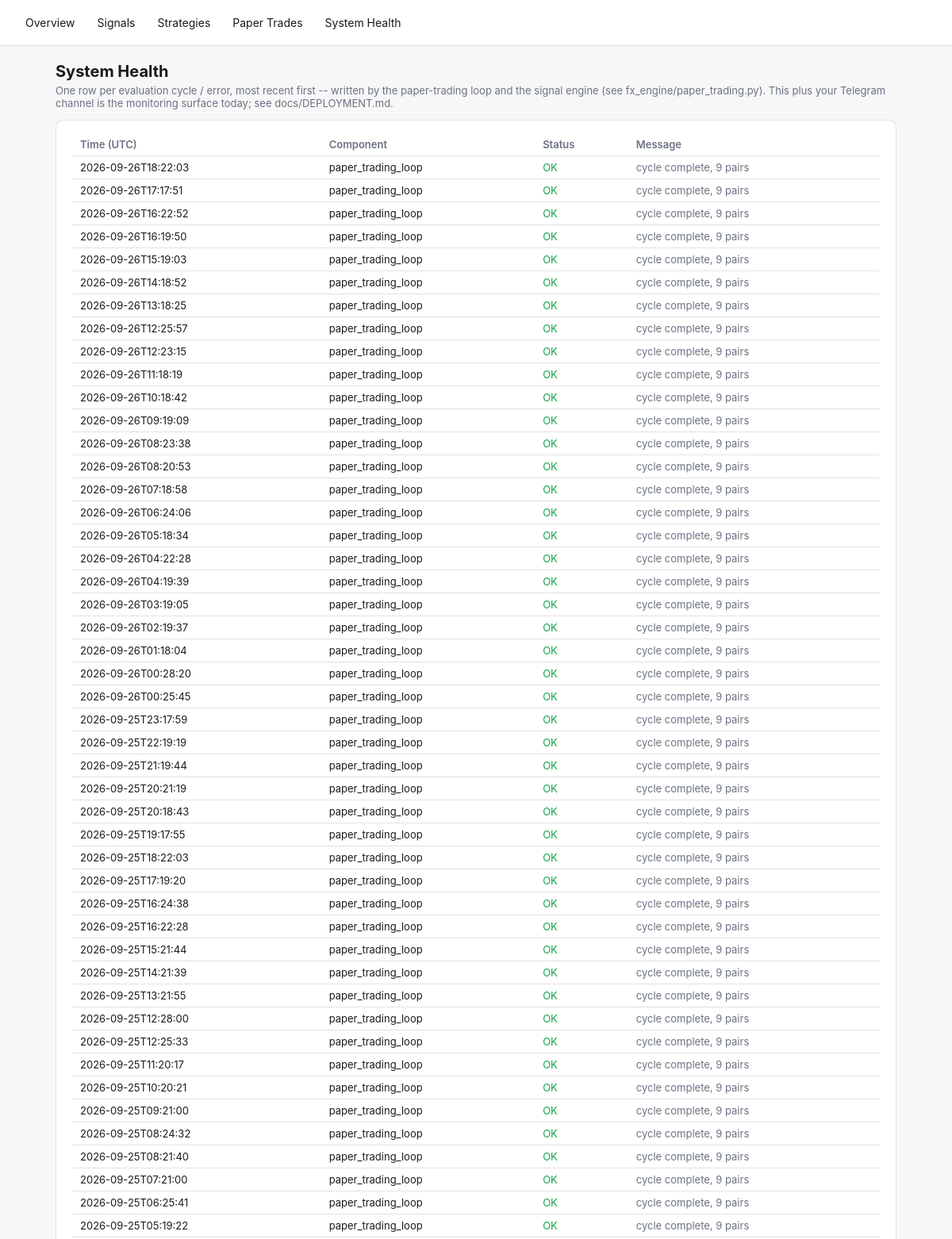
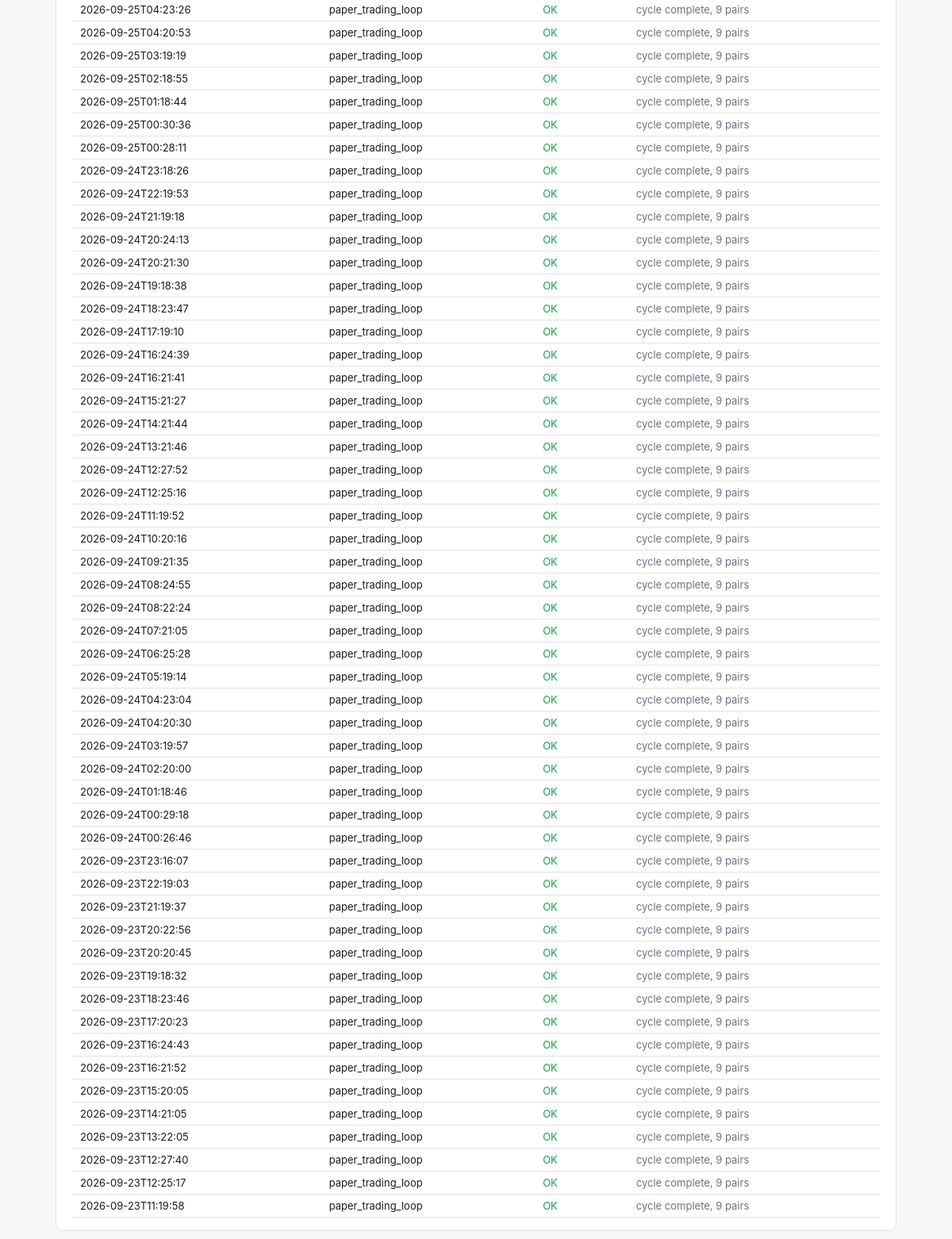
/health, run on an earlier commit of the app's database (2 pictures, top to bottom).
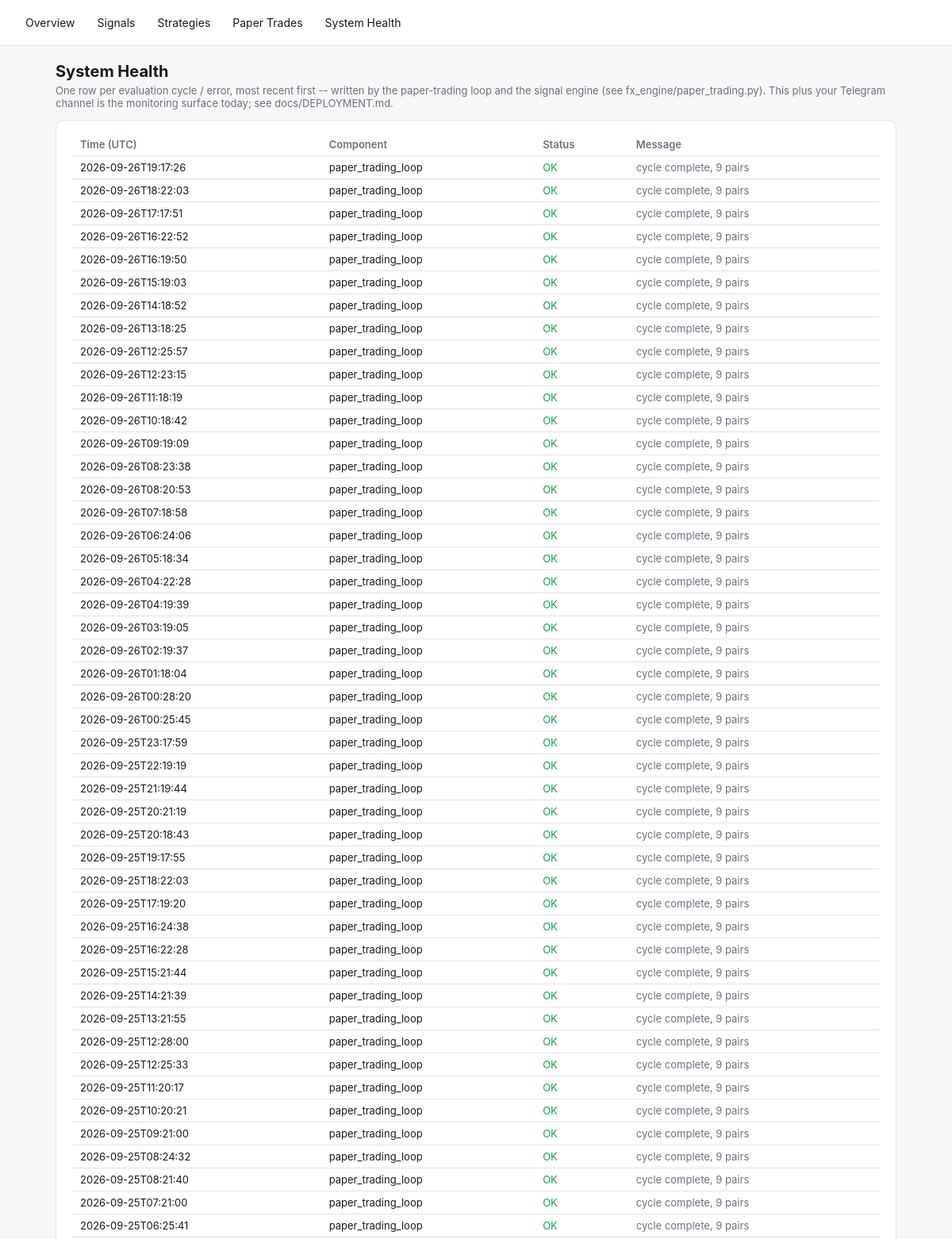
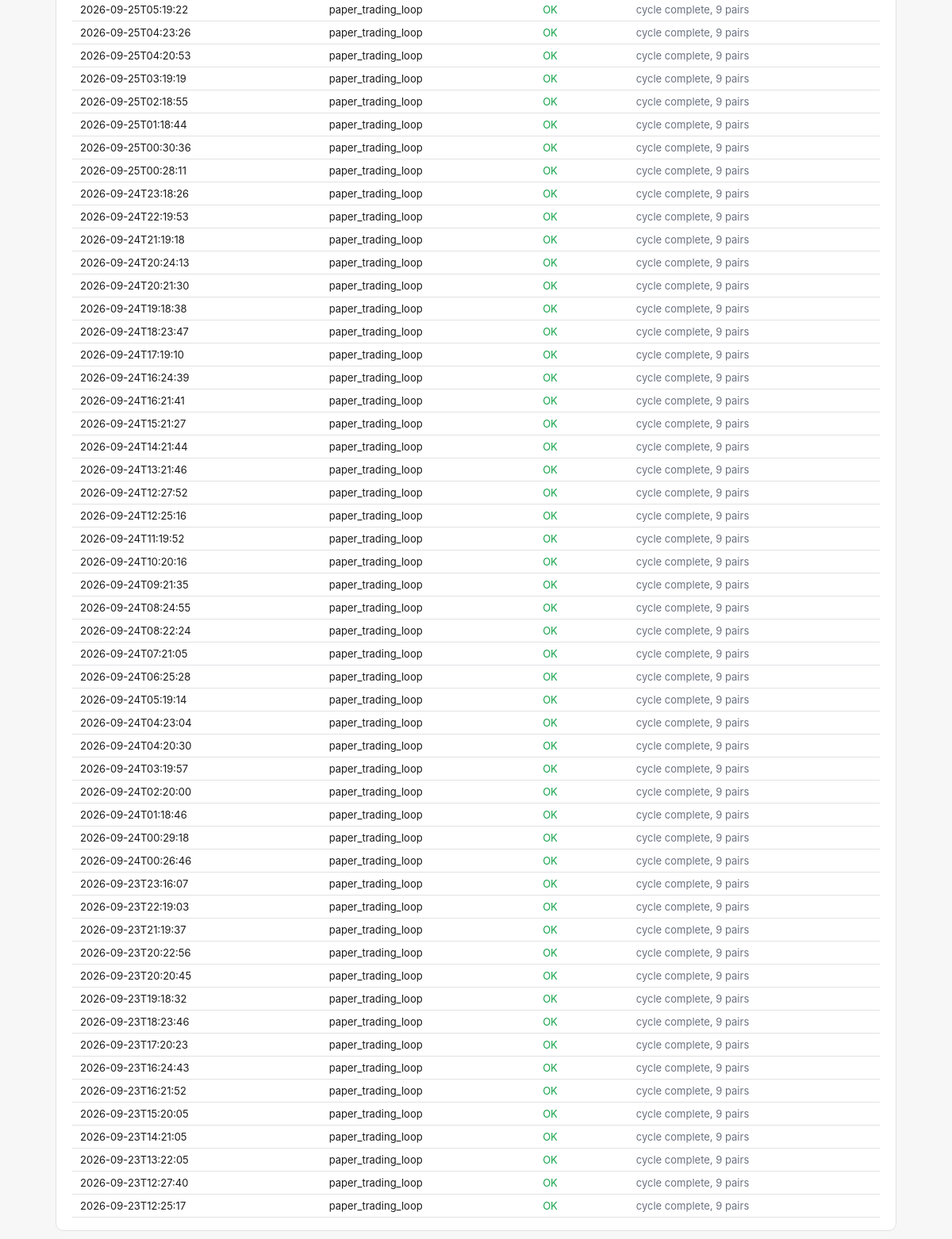
And on a later commit of the database (2 pictures, top to bottom).
### tables this page shows
CREATE TABLE system_health (
    id INTEGER PRIMARY KEY AUTOINCREMENT,
    component TEXT NOT NULL,
    status TEXT NOT NULL,       -- OK | WARN | ERROR
    message TEXT,
    checked_at TEXT NOT NULL
);

### fx_engine/dashboard.py (the view)
    @app.route("/health")
    def health_page():
        return render_template("health.html", health=get_db().recent_health(limit=100))

### fx_engine/db.py (called while the page is built)
    @contextmanager
    def _conn(self):
        conn = sqlite3.connect(self.path)
        conn.row_factory = sqlite3.Row
        try:
            yield conn
            conn.commit()
        finally:
            conn.close()

    def recent_health(self, limit: int = 50) -> list[dict]:
        with self._conn() as conn:
            rows = conn.execute(
                "SELECT * FROM system_health ORDER BY id DESC LIMIT ?", (limit,),
            ).fetchall()
        return [dict(r) for r in rows]

### fx_engine/templates/health.html (shortened to what this page needs)
{% extends "base.html" %}
{% block content %}
<h1>System Health</h1>
<p class="lede">One row per evaluation cycle / error, most recent first -- written by the paper-trading loop
and the signal engine (see fx_engine/paper_trading.py). This plus your Telegram channel is the monitoring
surface today; see docs/DEPLOYMENT.md.</p>
<div class="card">
  <div class="overflow">
  <table>
    <tr><th>Time (UTC)</th><th>Component</th><th>Status</th><th>Message</th></tr>
    {% for h in health %}
    <tr>
      <td>{{ h.checked_at[:19] }}</td>
      <td>{{ h.component }}</td>
      <td class="{{ 'ok' if h.status=='OK' else ('warn' if h.status=='WARN' else 'error') }}">{{ h.status }}</td>
      <td class="muted">{{ h.message }}</td>
    </tr>
    {% else %}
    <tr><td colspan="4" class="muted">No health checks logged yet.</td></tr>
    {% endfor %}
  </table>
  </div>
</div>
{% endblock %}

What changed in the data, as far as the page shows it:
no longer on this page (row unchanged): system_health: checked_at "2026-09-23T11:19:58", component "paper_trading_loop", status "OK", message "cycle complete, 9 pairs"
added system_health: checked_at "2026-09-26T19:17:26", component "paper_trading_loop", status "OK", message "cycle complete, 9 pairs"
